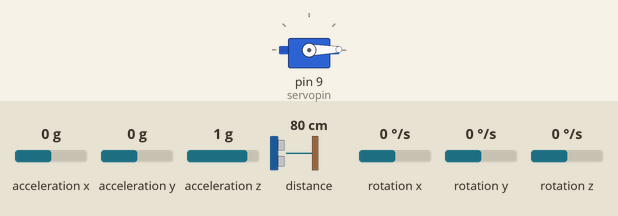
Simulated run of this sketch. Board: Arduino Uno, built with avr-gcc and run on an emulated ATmega328P. Parts: servo. Inputs (shaded band) come from the test bench; at power-on: distance to the obstacle 80 cm, acceleration x 0 g, acceleration z 1 g, acceleration y 0 g, rotation x 0 °/s, rotation y 0 °/s, rotation z 0 °/s. What the sketch prints to the serial monitor is not drawn.

Above: at 1.3 s.
1.4 s: distance to the obstacle set to 195 cm
3.6 s: distance to the obstacle set to 206 cm
At 6.63 s:
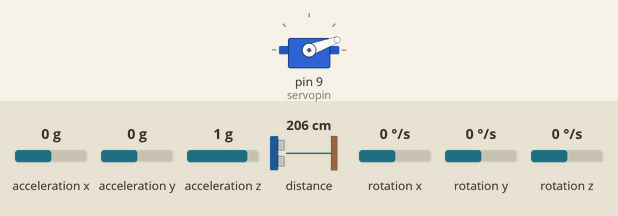
7.0 s: acceleration x set to -1.4 g
At 10.22 s:
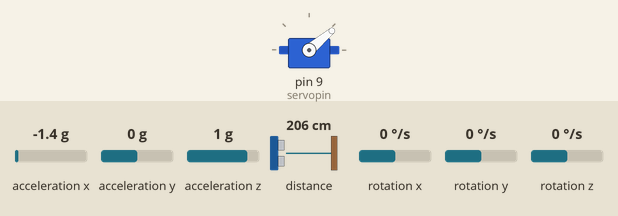
10.4 s: acceleration z set to 0 g
At 13.74 s:
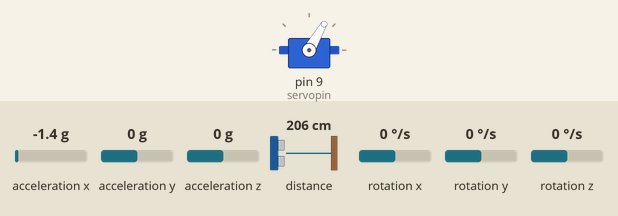
13.8 s: acceleration y set to 0.8 g
Timing chart, 0 to 33.3 s (numbered marks = the images above; inputs shaded):
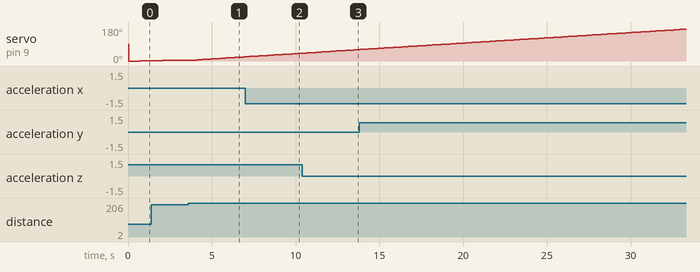

The sketch:

finalcode_lazor_servo_mpu.ino
```cpp
#include <Servo.h>
#include <Wire.h>
#include <Adafruit_VL53L0X.h>
#include <MPU6050.h>

Servo myservo;
Adafruit_VL53L0X lox = Adafruit_VL53L0X();
MPU6050 mpu;

int distanceArray[180];
int servopin = 9;
int count = 1;

void setup() {
  myservo.attach(servopin);
  Serial.begin(9600);
  Serial.println("\nStarting setup...");

  Wire.begin();
  Serial.println("I2C Initialized");

  // Initialize the VL53L0X sensor
  if (!lox.begin()) {
    Serial.println(F("Failed to boot VL53L0X"));
    while (1);
  } else {
    Serial.println("VL53L0X connected successfully!");
  }
  lox.setMeasurementTimingBudgetMicroSeconds(200000);

  // Initialize MPU6050
  mpu.initialize();
  if (!mpu.testConnection()) {
    Serial.println("MPU6050 connection failed.");
    while (1);
  } else {
    Serial.println("MPU6050 connected successfully!");
  }
}

int measure_dist() {
  VL53L0X_RangingMeasurementData_t measure;
  lox.rangingTest(&measure, false);  // Take a distance measurement

  if (measure.RangeStatus != 4) {  // If measurement is valid
    int smoothedDistance = measure.RangeMilliMeter;
    delay(500);
    Serial.print(F("   Distance:  "));
    Serial.print(smoothedDistance);
    Serial.print(F(" mm   "));
    return smoothedDistance;
  } else {
    Serial.println(F("Distance: Out of range"));
    return -1;
  }
}

void measure_mpu() {
  int16_t ax, ay, az;
  int16_t gx, gy, gz;

  mpu.getMotion6(&ax, &ay, &az, &gx, &gy, &gz);

  Serial.print("   Accel X: "); Serial.print(ax);
  Serial.print("   Accel Y: "); Serial.print(ay);
  Serial.print("   Accel Z: "); Serial.print(az);

  Serial.print("   Gyro X: "); Serial.print(gx);
  Serial.print("   Gyro Y: "); Serial.print(gy);
  Serial.print("   Gyro Z: "); Serial.println(gz);
}

void loop() {
  if (count == 1) {
    for (int pos = 0; pos <= 180; pos++) {
      myservo.write(pos);
      Serial.print("Angle: ");
      Serial.print(pos);  // Debug statement

      int dist = measure_dist();
      distanceArray[pos] = dist;

      measure_mpu();

      //Serial.print(F("  Angle: "));
      //Serial.println(pos);

      delay(100);  // Increased delay to allow sensor to read and process data
    }
    count++;
  }
}
```

Measured:
- the behaviour switches between 200 and 201 cm on distance to the obstacle (found by bisection; images 0 and 1)
